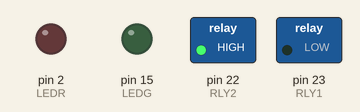
The sketch below on a simulated Arduino Mega 2560, built with avr-gcc and run on an emulated ATmega2560. Parts: switched loads named in the sketch (green lamp = pin HIGH), output pins drawn as LEDs (lit = HIGH). Dashed ring = blinking.

Above: at 0.2 s.
Timing chart, 0 to 4.6 s (numbered marks = the images above):
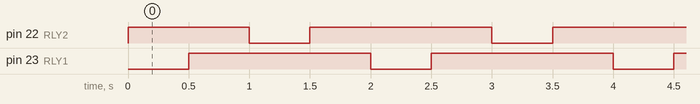

The sketch:

Relay_Basics.ino
```cpp
#define LEDR  2
#define LEDG  15
#define RLY1  23
#define RLY2  22

void setup()
{ pinMode(LEDR,OUTPUT);
  pinMode(LEDG,OUTPUT);
  pinMode(RLY1,OUTPUT);
  pinMode(RLY2,OUTPUT);
  digitalWrite(RLY1,HIGH);
  digitalWrite(RLY2,HIGH);
}
void loop()
{ digitalWrite(RLY1,LOW);   delay(500);
  digitalWrite(RLY1,HIGH);  delay(500);
  digitalWrite(RLY2,LOW);   delay(500);
  digitalWrite(RLY2,HIGH);  delay(500);
}
```

Measured:
- by itself, pin 22 (RLY2), pin 23 (RLY1): alternates HIGH for 1.5 s and LOW for 0.50 s
- by itself, everything shown: repeats every 2.0 s, in 4 steps
